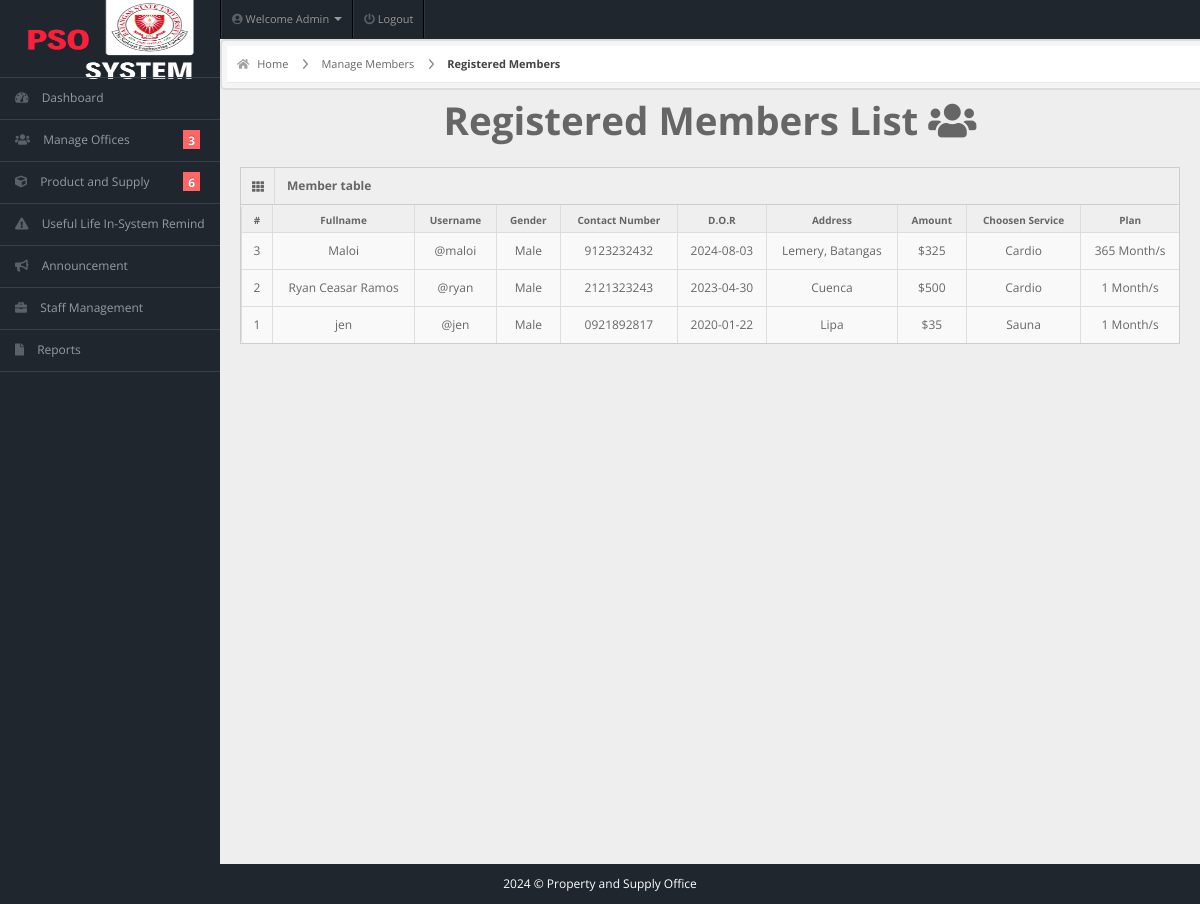
Page /admin/members.php (signed in) on the committed database.
### tables this page shows
CREATE TABLE IF NOT EXISTS `members` (
  `user_id` int NOT NULL AUTO_INCREMENT,
  `fullname` varchar(20) NOT NULL,
  `username` varchar(20) NOT NULL,
  `email` varchar(255) NOT NULL,
  `password` varchar(100) NOT NULL,
  `gender` varchar(20) NOT NULL,
  `dor` date NOT NULL,
  `profile_picture` varchar(255) DEFAULT NULL,
  `services` varchar(50) NOT NULL,
  `amount` int NOT NULL,
  `paid_date` date NOT NULL,
  `p_year` int NOT NULL,
  `plan` varchar(100) NOT NULL,
  `address` varchar(20) NOT NULL,
  `contact` varchar(10) NOT NULL,
  `status` varchar(20) NOT NULL DEFAULT 'Active',
  `attendance_count` int NOT NULL,
  `ini_weight` int NOT NULL DEFAULT '0',
  `curr_weight` int NOT NULL DEFAULT '0',
  `ini_bodytype` varchar(50) NOT NULL,
  `curr_bodytype` varchar(50) NOT NULL,
  `progress_date` date NOT NULL,
  `reminder` int NOT NULL DEFAULT '0',
  PRIMARY KEY (`user_id`)
);

### admin/members.php (the view, shortened to what this page needs)
<!DOCTYPE html>
<html lang="en">
<head>
  <link rel="stylesheet" href="../css/bootstrap.min.css" />
  <link rel="stylesheet" href="../css/bootstrap-responsive.min.css" />
  <link rel="stylesheet" href="../css/fullcalendar.css" />
  <link rel="stylesheet" href="../css/matrix-style.css" />
  <link rel="stylesheet" href="../css/matrix-media.css" />
  <link href="../font-awesome/css/fontawesome.css" rel="stylesheet" />
  <link href="../font-awesome/css/all.css" rel="stylesheet" />
  <link rel="stylesheet" href="../css/jquery.gritter.css" />
</head>
<body>
  <?php include 'includes/topheader.php' ?>
  <?php $page = "members";
  include 'includes/sidebar.php' ?>
  <div id="content">
    <div id="content-header">
      <div id="breadcrumb">
        <a href="#" title="Go to Home" class="tip-bottom"><i class="fas fa-home"></i> Home</a>
        <a href="#" class="tip-bottom">Manage Members</a>
        <a href="#" class="current">Registered Members</a>
      </div>
    </div>
    <div class="container-fluid">
      <h1 class="text-center">Registered Members List <i class="fas fa-users"></i></h1>
      <div class="row-fluid">
        <div class="span12">
          <div class='widget-box'>
            <div class='widget-title'>
              <span class='icon'> <i class='fas fa-th'></i> </span>
              <h5>Member table</h5>
            </div>
            <div class='widget-content nopadding'>
              <?php
              include "dbcon.php";
              $qry = "SELECT * FROM members ORDER BY dor DESC";
              $result = mysqli_query($con, $qry);
              if ($result) {
                $total_members = mysqli_num_rows($result);
                $cnt = $total_members;
                echo "<table class='table table-bordered table-hover'>
                                <thead>
                                    <tr>
                                        <th>#</th>
                                        <th>Fullname</th>
                                        <th>Username</th>
                                        <th>Gender</th>
                                        <th>Contact Number</th>
                                        <th>D.O.R</th>
                                        <th>Address</th>
                                        <th>Amount</th>
                                        <th>Choosen Service</th>
                                        <th>Plan</th>
                                    </tr>
                                </thead>
                                <tbody>";
                while ($row = mysqli_fetch_assoc($result)) {
                  echo "<tr>
                                    <td><div class='text-center'>" . $cnt . "</div></td>
                                    <td><div class='text-center'>" . $row['fullname'] . "</div></td>
                                    <td><div class='text-center'>@" . $row['username'] . "</div></td>
                                    <td><div class='text-center'>" . $row['gender'] . "</div></td>
                                    <td><div class='text-center'>" . $row['contact'] . "</div></td>
                                    <td><div class='text-center'>" . $row['dor'] . "</div></td>
                                    <td><div class='text-center'>" . $row['address'] . "</div></td>
                                    <td><div class='text-center'>$" . $row['amount'] . "</div></td>
                                    <td><div class='text-center'>" . $row['services'] . "</div></td>
                                    <td><div class='text-center'>" . $row['plan'] . " Month/s</div></td>
                                    </tr>";
                  $cnt--;
                }
                echo "</tbody></table>";
              } else {
                echo "Error: " . mysqli_error($con);
              }
              ?>
            </div>
          </div>
        </div>
      </div>
    </div>
  </div>
  <?php include 'includes/footer.php'; ?>
</body>
</html>

### css/matrix-style.css (style rules this page uses)
* { outline: none !important; -moz-outline: none !important; }
html, body { height: 100%; }
body { overflow-x: hidden; margin-top: -10px; font-family: "Open Sans", sans-serif; font-size: 12px; color: #666; }
a { color: #666; }
select, textarea, input[type="text"], input[type="password"], input[type="datetime"], input[type="datetime-local"], input[type="date"], input[type="month"], input[type="time"], input[type="week"], input[type="number"], input[type="email"], input[type="url"], input[type="search"], input[type="tel"], input[type="color"], .uneditable-input, .label, .dropdown-menu, .btn, .well, .progress, .table-bordered, .btn-group > .btn:first-child, .btn-group > .btn:last-child, .btn-group > .btn:last-child, .btn-group > .dropdown-toggle, .alert { border-radius: 0px; }
#content { background: none repeat scroll 0 0 #eeeeee; margin-left: 220px; margin-right: 0; padding-bottom: 25px; position: relative; min-height: 100%; width: auto; }
#content-header { position: abslute; width: 100%; margin-top: -38px; z-index: 20; }
#breadcrumb { background-color: #fff; border-bottom: 1px solid #e3ebed; }
#breadcrumb a { padding: 8px 20px 8px 10px; display: inline-block; background-image: url("../img/breadcrumb.png"); background-position: center right; background-repeat: no-repeat; font-size: 11px; color: #666666; }
#breadcrumb a:last-child { background-image: none; }
#breadcrumb a.current { font-weight: bold; color: #444444; }
#breadcrumb a i { margin-right: 5px; opacity: 0.6; }
.widget-box { background: none repeat scroll 0 0 #f9f9f9; border-left: 1px solid #cdcdcd; border-top: 1px solid #cdcdcd; border-right: 1px solid #cdcdcd; clear: both; margin-top: 16px; margin-bottom: 16px; position: relative; }
.widget-title, .modal-header, .table th, div.dataTables_wrapper .ui-widget-header { background: #efefef; border-bottom: 1px solid #cdcdcd; height: 36px; }
.widget-title span.icon { padding: 9px 10px 7px 11px; float: left; border-right: 1px solid #dadada; }
.widget-title h5 { color: #666; float: left; font-size: 12px; font-weight: bold; padding: 12px; line-height: 12px; margin: 0; }
.widget-content { padding: 15px; border-bottom: 1px solid #cdcdcd; }
.table th { height: auto; font-size: 10px; padding: 5px 10px 2px; border-bottom: 0; text-align: center; color: #666666; }
.nopadding { padding: 0 !important; }
.nopadding .table { margin-bottom: 0; }
.nopadding .table-bordered { border: 0; }

### css/matrix-media.css (style rules this page uses)
body { background:#2E363F; }

### admin/includes/topheader.php (style rules this page uses)
#content #content-header { border: 2px solid #ddd; padding: 5px; background-color: #f5f5f5; border-radius: 5px; }

### admin/includes/sidebar.php (style rules this page uses)
body { background-color: #1f262d; }

### rows in the picture
members: fullname "Maloi", username "maloi", gender "Male", contact "9123232432", dor "2024-08-03", address "Lemery, Batangas", amount "325", services "Cardio", plan "365"
members: fullname "Ryan Ceasar Ramos", username "ryan", gender "Male", contact "2121323243", dor "2023-04-30", address "Cuenca", amount "500", services "Cardio", plan "1"
members: fullname "jen", username "jen", gender "Male", contact "0921892817", dor "2020-01-22", address "Lipa", amount "35", services "Sauna", plan "1"

### other values in the picture
$query->num_rows "3"
$query->num_rows "6"
